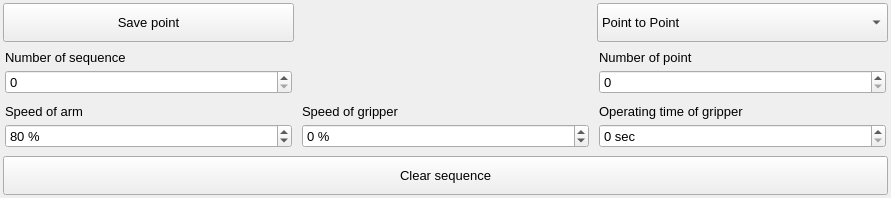
     <widget class="QWidget" name="gridLayoutWidget_3">
      <property name="geometry">
       <rect>
        <x>10</x>
        <y>810</y>
        <width>891</width>
        <height>198</height>
       </rect>
      </property>
      <layout class="QGridLayout" name="gridLayout_3">
       <property name="leftMargin">
        <number>3</number>
       </property>
       <property name="topMargin">
        <number>3</number>
       </property>
       <property name="rightMargin">
        <number>3</number>
       </property>
       <property name="bottomMargin">
        <number>3</number>
       </property>
       <property name="spacing">
        <number>6</number>
       </property>
       <item row="3" column="0" colspan="3">
        <widget class="QPushButton" name="ManipClearSequenceButton">
         <property name="sizePolicy">
          <sizepolicy hsizetype="Minimum" vsizetype="Minimum">
           <horstretch>0</horstretch>
           <verstretch>0</verstretch>
          </sizepolicy>
         </property>
         <property name="font">
          <font>
           <pointsize>10</pointsize>
           <weight>50</weight>
           <bold>false</bold>
           <kerning>true</kerning>
          </font>
         </property>
         <property name="text">
          <string>Clear sequence</string>
         </property>
        </widget>
       </item>
       <item row="1" column="0">
        <layout class="QVBoxLayout" name="verticalLayout_3">
         <property name="spacing">
          <number>5</number>
         </property>
         <property name="leftMargin">
          <number>2</number>
         </property>
         <property name="topMargin">
          <number>2</number>
         </property>
         <property name="rightMargin">
          <number>2</number>
         </property>
         <property name="bottomMargin">
          <number>2</number>
         </property>
         <item>
          <widget class="QLabel" name="label">
           <property name="sizePolicy">
            <sizepolicy hsizetype="Minimum" vsizetype="Fixed">
             <horstretch>0</horstretch>
             <verstretch>0</verstretch>
            </sizepolicy>
           </property>
           <property name="font">
            <font>
             <pointsize>10</pointsize>
             <weight>50</weight>
             <bold>false</bold>
             <kerning>true</kerning>
            </font>
           </property>
           <property name="text">
            <string>Number of sequence</string>
           </property>
          </widget>
         </item>
         <item>
          <widget class="QSpinBox" name="ManipSeqSpinBox">
           <property name="enabled">
            <bool>true</bool>
           </property>
           <property name="sizePolicy">
            <sizepolicy hsizetype="Minimum" vsizetype="Minimum">
             <horstretch>0</horstretch>
             <verstretch>0</verstretch>
            </sizepolicy>
           </property>
           <property name="font">
            <font>
             <pointsize>10</pointsize>
             <weight>50</weight>
             <bold>false</bold>
             <kerning>true</kerning>
            </font>
           </property>
           <property name="minimum">
            <number>0</number>
           </property>
           <property name="maximum">
            <number>7</number>
           </property>
           <property name="singleStep">
            <number>1</number>
           </property>
           <property name="value">
            <number>0</number>
           </property>
          </widget>
         </item>
        </layout>
       </item>
       <item row="0" column="0">
        <widget class="QPushButton" name="ManipSavePointButton">
         <property name="sizePolicy">
          <sizepolicy hsizetype="Minimum" vsizetype="Minimum">
           <horstretch>0</horstretch>
           <verstretch>0</verstretch>
          </sizepolicy>
         </property>
         <property name="font">
          <font>
           <pointsize>10</pointsize>
           <weight>50</weight>
           <bold>false</bold>
           <kerning>true</kerning>
          </font>
         </property>
         <property name="text">
          <string>Save point</string>
         </property>
        </widget>
       </item>
       <item row="2" column="0">
        <layout class="QVBoxLayout" name="verticalLayout_8">
         <property name="spacing">
          <number>5</number>
         </property>
         <property name="leftMargin">
          <number>2</number>
         </property>
         <property name="topMargin">
          <number>2</number>
         </property>
         <property name="rightMargin">
          <number>2</number>
         </property>
         <property name="bottomMargin">
          <number>2</number>
         </property>
         <item>
          <widget class="QLabel" name="label_5">
           <property name="sizePolicy">
            <sizepolicy hsizetype="Minimum" vsizetype="Fixed">
             <horstretch>0</horstretch>
             <verstretch>0</verstretch>
            </sizepolicy>
           </property>
           <property name="font">
            <font>
             <pointsize>10</pointsize>
             <weight>50</weight>
             <bold>false</bold>
             <kerning>true</kerning>
            </font>
           </property>
           <property name="text">
            <string>Speed of arm</string>
           </property>
          </widget>
         </item>
         <item>
          <widget class="QSpinBox" name="ManipSpeedArmSpinBox">
           <property name="enabled">
            <bool>true</bool>
           </property>
           <property name="sizePolicy">
            <sizepolicy hsizetype="Minimum" vsizetype="Minimum">
             <horstretch>0</horstretch>
             <verstretch>0</verstretch>
            </sizepolicy>
           </property>
           <property name="font">
            <font>
             <pointsize>10</pointsize>
             <weight>50</weight>
             <bold>false</bold>
             <kerning>true</kerning>
            </font>
           </property>
           <property name="suffix">
            <string> %</string>
           </property>
           <property name="minimum">
            <number>10</number>
           </property>
           <property name="maximum">
            <number>100</number>
           </property>
           <property name="singleStep">
            <number>10</number>
           </property>
           <property name="value">
            <number>80</number>
           </property>
          </widget>
         </item>
        </layout>
       </item>
       <item row="2" column="2">
        <layout class="QVBoxLayout" name="verticalLayout_7">
         <property name="spacing">
          <number>5</number>
         </property>
         <property name="leftMargin">
          <number>2</number>
         </property>
         <property name="topMargin">
          <number>2</number>
         </property>
         <property name="rightMargin">
          <number>2</number>
         </property>
         <property name="bottomMargin">
          <number>2</number>
         </property>
         <item>
          <widget class="QLabel" name="label_4">
           <property name="sizePolicy">
            <sizepolicy hsizetype="Minimum" vsizetype="Fixed">
             <horstretch>0</horstretch>
             <verstretch>0</verstretch>
            </sizepolicy>
           </property>
           <property name="font">
            <font>
             <pointsize>10</pointsize>
             <weight>50</weight>
             <bold>false</bold>
             <kerning>true</kerning>
            </font>
           </property>
           <property name="text">
            <string>Operating time of gripper</string>
           </property>
          </widget>
         </item>
         <item>
          <widget class="QSpinBox" name="ManipGripperTimeSpinBox">
           <property name="enabled">
            <bool>true</bool>
           </property>
           <property name="sizePolicy">
            <sizepolicy hsizetype="Minimum" vsizetype="Minimum">
             <horstretch>0</horstretch>
             <verstretch>0</verstretch>
            </sizepolicy>
           </property>
           <property name="font">
            <font>
             <pointsize>10</pointsize>
             <weight>50</weight>
             <bold>false</bold>
             <kerning>true</kerning>
            </font>
           </property>
           <property name="suffix">
            <string> sec</string>
           </property>
           <property name="minimum">
            <number>0</number>
           </property>
           <property name="maximum">
            <number>20</number>
           </property>
           <property name="singleStep">
            <number>1</number>
           </property>
           <property name="value">
            <number>0</number>
           </property>
          </widget>
         </item>
        </layout>
       </item>
       <item row="2" column="1">
        <layout class="QVBoxLayout" name="verticalLayout_6">
         <property name="spacing">
          <number>5</number>
         </property>
         <property name="leftMargin">
          <number>2</number>
         </property>
         <property name="topMargin">
          <number>2</number>
         </property>
         <property name="rightMargin">
          <number>2</number>
         </property>
         <property name="bottomMargin">
          <number>2</number>
         </property>
         <item>
          <widget class="QLabel" name="label_3">
           <property name="sizePolicy">
            <sizepolicy hsizetype="Minimum" vsizetype="Fixed">
             <horstretch>0</horstretch>
             <verstretch>0</verstretch>
            </sizepolicy>
           </property>
           <property name="font">
            <font>
             <pointsize>10</pointsize>
             <weight>50</weight>
             <bold>false</bold>
             <kerning>true</kerning>
            </font>
           </property>
           <property name="text">
            <string>Speed of gripper</string>
           </property>
          </widget>
         </item>
         <item>
          <widget class="QSpinBox" name="ManipGripperSpeedSpinBox">
           <property name="enabled">
            <bool>true</bool>
           </property>
           <property name="sizePolicy">
            <sizepolicy hsizetype="Minimum" vsizetype="Minimum">
             <horstretch>0</horstretch>
             <verstretch>0</verstretch>
            </sizepolicy>
           </property>
           <property name="font">
            <font>
             <pointsize>10</pointsize>
             <weight>50</weight>
             <bold>false</bold>
             <kerning>true</kerning>
            </font>
           </property>
           <property name="suffix">
            <string> %</string>
           </property>
           <property name="minimum">
            <number>-50</number>
           </property>
           <property name="maximum">
            <number>50</number>
           </property>
           <property name="singleStep">
            <number>50</number>
           </property>
           <property name="value">
            <number>0</number>
           </property>
          </widget>
         </item>
        </layout>
       </item>
       <item row="0" column="2">
        <widget class="QComboBox" name="ManipPointTypeComboBox">
         <property name="sizePolicy">
          <sizepolicy hsizetype="Preferred" vsizetype="Minimum">
           <horstretch>0</horstretch>
           <verstretch>0</verstretch>
          </sizepolicy>
         </property>
         <property name="font">
          <font>
           <pointsize>10</pointsize>
           <weight>50</weight>
           <bold>false</bold>
           <kerning>true</kerning>
          </font>
         </property>
         <property name="editable">
          <bool>false</bool>
         </property>
         <property name="currentText">
          <string>Point to Point</string>
         </property>
         <item>
          <property name="text">
           <string>Point to Point</string>
          </property>
         </item>
         <item>
          <property name="text">
           <string>Line</string>
          </property>
         </item>
        </widget>
       </item>
       <item row="1" column="2">
        <layout class="QVBoxLayout" name="verticalLayout_5">
         <property name="spacing">
          <number>5</number>
         </property>
         <property name="leftMargin">
          <number>2</number>
         </property>
         <property name="topMargin">
          <number>2</number>
         </property>
         <property name="rightMargin">
          <number>2</number>
         </property>
         <property name="bottomMargin">
          <number>2</number>
         </property>
         <item>
          <widget class="QLabel" name="label_2">
           <property name="sizePolicy">
            <sizepolicy hsizetype="Minimum" vsizetype="Fixed">
             <horstretch>0</horstretch>
             <verstretch>0</verstretch>
            </sizepolicy>
           </property>
           <property name="font">
            <font>
             <pointsize>10</pointsize>
             <weight>50</weight>
             <bold>false</bold>
             <kerning>true</kerning>
            </font>
           </property>
           <property name="text">
            <string>Number of point</string>
           </property>
          </widget>
         </item>
         <item>
          <widget class="QSpinBox" name="ManipPointSpinBox">
           <property name="enabled">
            <bool>true</bool>
           </property>
           <property name="sizePolicy">
            <sizepolicy hsizetype="Minimum" vsizetype="Minimum">
             <horstretch>0</horstretch>
             <verstretch>0</verstretch>
            </sizepolicy>
           </property>
           <property name="font">
            <font>
             <pointsize>10</pointsize>
             <weight>50</weight>
             <bold>false</bold>
             <kerning>true</kerning>
            </font>
           </property>
           <property name="minimum">
            <number>0</number>
           </property>
           <property name="maximum">
            <number>7</number>
           </property>
           <property name="singleStep">
            <number>1</number>
           </property>
           <property name="value">
            <number>0</number>
           </property>
          </widget>
         </item>
        </layout>
       </item>
      </layout>
     </widget>
